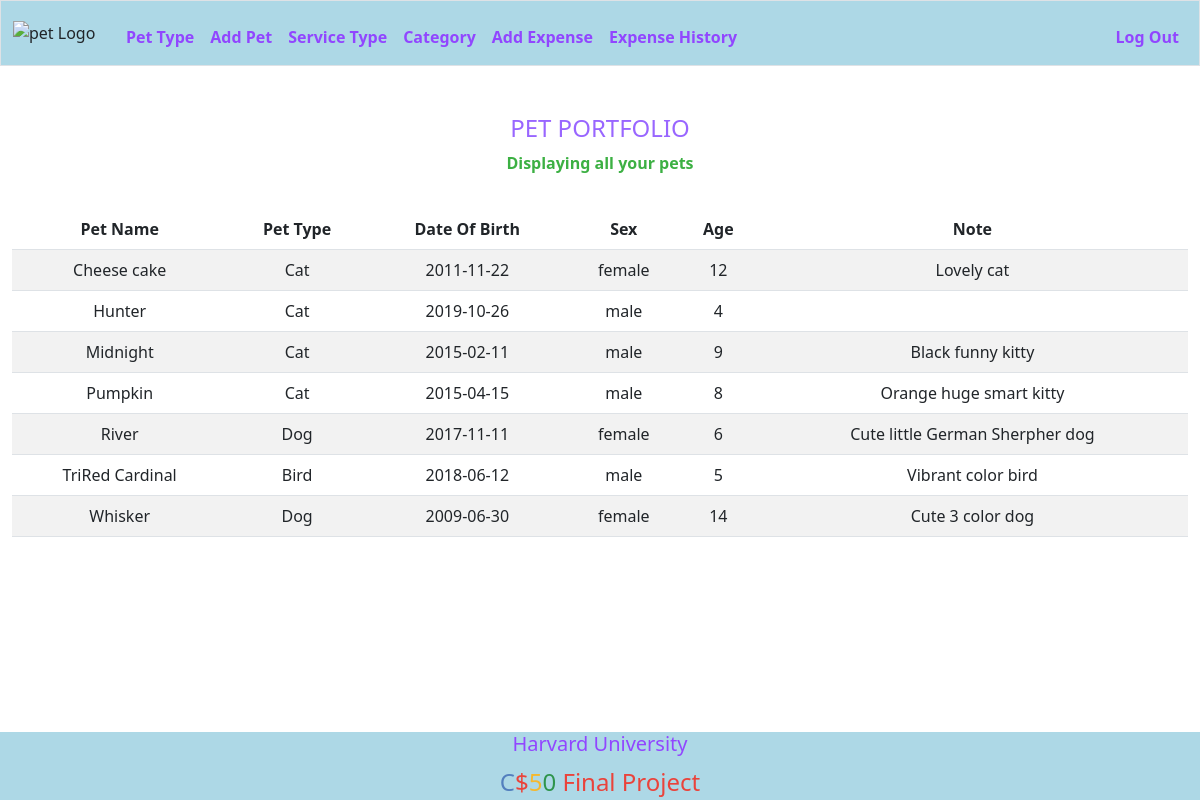
The app's page / (signed in) with its own data.
### tables this page shows
CREATE TABLE pets(id INTEGER PRIMARY KEY AUTOINCREMENT NOT NULL, user_id INTEGER NOT NULL, pet_type_id INTEGER NOT NULL, name TEXT NOT NULL, date_of_birth DATE NOT NULL, sex TEXT NOT NULL, notes TEXT, FOREIGN KEY(user_id) REFERENCES users(id), FOREIGN KEY(pet_type_id) REFERENCES pet_types(id));

CREATE TABLE pet_types(id INTEGER PRIMARY KEY AUTOINCREMENT NOT NULL, user_id INTEGER NOT NULL, type TEXT NOT NULL, FOREIGN KEY(user_id) REFERENCES users(id));

### app.py (the view)
@app.route("/")
@login_required
def index():
    rows = db.execute("SELECT name, type, date_of_birth, sex, 0 as age, notes FROM pets JOIN pet_types ON pets.pet_type_id = pet_types.id WHERE pets.user_id = ? ORDER BY name", session["user_id"])
    for row in rows:
        birthDate = row["date_of_birth"]
        def calculateAge(birthDate):
            today= date.today()
            age = relativedelta(today, datetime.strptime(birthDate, '%Y-%m-%d'))
            row["age"] = age.years
            return age.years
        calculateAge(birthDate)
    return render_template("Index.html", rows = rows)

### app.py (called while the page is built)
@app.after_request
def after_request(response):
    response.headers["Cache-Control"] = "no-cache, no-store, must-revalidate"
    response.headers["Expires"] = 0
    response.headers["Pragma"] = "no-cache"
    return response

### helpers.py (called while the page is built)
def login_required(f):
    @wraps(f)
    def decorated_function(*args, **kwargs):
        if session.get("user_id") is None:
            return redirect("/login")
        return f(*args, **kwargs)
    return decorated_function

### templates/Index.html (shortened to what this page needs)
{% extends "layout.html" %}
{% block main %}
        <div class="sessionIndexOne">
            <h4>PET PORTFOLIO</h4>
            <p><strong>Displaying all your pets</strong></p>
        </div>
        <div class="sessionIndexTwo">
           <table class= "table table-striped">
            <thead class="tableHeader">
                <tr>
                    <th scope="col">Pet Name</th>
                    <th scope="col">Pet Type</th>
                    <th scope="col">Date Of Birth</th>
                    <th scope="col">Sex</th>
                    <th scope="col">Age</th>
                    <th scope="col">Note</th>
                </tr>
            </thead>
            <tbody class="tableBody">
                {% for row in rows %}
                <tr>
                    <td scope="row">{{row.name}}</td>
                    <td scope="row">{{row.type}}</td>
                    <td scope="row">{{row.date_of_birth}}</td>
                    <td scope="row">{{row.sex}}</td>
                    <td scope="row">{{row.age}}</td>
                    <td scope="row">{{row.notes}}</td>
                </tr>
                {% endfor %}
            </tbody>
           </table>
        </div>
{% endblock %}

### templates/layout.html (shortened to what this page needs)
<!DOCTYPE html>
<html lang="en">
    <head>
        <link href="https://cdn.jsdelivr.net/npm/bootstrap@5.2.3/dist/css/bootstrap.min.css" rel="stylesheet">
        <link rel="stylesheet" href="https://cdnjs.cloudflare.com/ajax/libs/font-awesome/4.7.0/css/font-awesome.min.css">
        <link rel="stylesheet" href="https://maxcdn.bootstrapcdn.com/font-awesome/4.4.0/css/font-awesome.min.css">
        <link href="/static/styles.css" rel="stylesheet">
    </head>
    <body>
        <nav class="navbar-custom border navbar navbar-expand-md navbar-light">
            <div class="container-fluid">
                <img src="static/image/petLogo.jpg" alt="pet Logo">
                <div class="collapse navbar-collapse" id="navbar">
                    {% if session["user_id"] %}
                        <ul class="navbar-nav me-auto mt-2">
                            <li class="nav-item"><a class="nav-link" href="/addPetType"><strong>Pet Type</strong></a></li>
                            <li class="nav-item"><a class="nav-link" href="/addPet"><strong>Add Pet</strong></a></li>
                            <li class="nav-item"><a class="nav-link" href="/addServiceType"><strong>Service Type</strong></a></li>
                            <li class="nav-item"><a class="nav-link" href="/addCategory"><strong>Category</strong></a></li>
                            <li class="nav-item"><a class="nav-link" href="/addExpense"><strong>Add Expense</strong></a></li>
                            <li class="nav-item"><a class="nav-link" href="/expenseHistory"><strong>Expense History</strong></a></li>
                        </ul>
                        <ul class="navbar-nav ms-auto mt-2">
                            <li class="nav-item"><a class="nav-link" href="/logout"><strong>Log Out</strong></a></li>
                        </ul>
                    {% else %}
                        <ul class="navbar-nav ms-auto mt-2">
                            <li class="nav-item"><a class="nav-link" href="/register"><strong>Register</strong></a></li>
                            <li class="nav-item"><a class="nav-link" href="/login"><strong>Sign In</strong></a></li>
                        </ul>
                    {% endif %}
                </div>
            </div>
        </nav>
        <main class="container-fluid py-5 text-center">
            {% block main %}{% endblock %}
        </main>
        <footer class="footer navbar-custom">
            <div>
                <h5>Harvard University</h5>
                <a class="navbar-brand" href="/"><span class="blue">C</span><span class="red">$</span><span class="yellow">5</span><span class="green">0</span> <span class="red">Final Project</span></a>
        </footer>
    </body>
</html>

### static/styles.css (style rules this page uses)
* { margin: 0; padding: 0; }
body { display: flex; flex-direction: column; min-height: 100vh; }
main { flex-grow: 1; }
.container-fluid img { width: 105px; }
.navbar-custom { background-color: lightblue; }
.nav-link { color: #9146FF; }
.sessionIndexOne h4 { color: #9966FF; }
.sessionIndexOne p { color: #3CB043; padding-bottom: 18px; }
.footer { position: absolute; bottom: 0; width: 100vw; height: 68px; margin: 0 auto; }
.footer div { text-align: center; }
footer div h5 { color: #9146FF; padding: 0.1px; }
footer .navbar-brand { font-size: x-large; }
footer .navbar-brand .blue { color: #537fbe; }
footer .navbar-brand .red { color: #ea433b; }
footer .navbar-brand .yellow { color: #f5b82e; }
footer .navbar-brand .green { color: #2e944b; }

### records on screen
pets: name "Cheese cake", type "Cat", date_of_birth "2011-11-22", sex "female", age "12", notes "Lovely cat"
pets: name "Hunter", type "Cat", date_of_birth "2019-10-26", sex "male", age "4"
pets: name "Midnight", type "Cat", date_of_birth "2015-02-11", sex "male", age "9", notes "Black funny kitty"
pets: name "Pumpkin", type "Cat", date_of_birth "2015-04-15", sex "male", age "8", notes "Orange huge smart kitty"
pets: name "River", type "Dog", date_of_birth "2017-11-11", sex "female", age "6", notes "Cute little German Sherpher dog"
pets: name "TriRed Cardinal", type "Bird", date_of_birth "2018-06-12", sex "male", age "5", notes "Vibrant color bird"
pets: name "Whisker", type "Dog", date_of_birth "2009-06-30", sex "female", age "14", notes "Cute 3 color dog"
